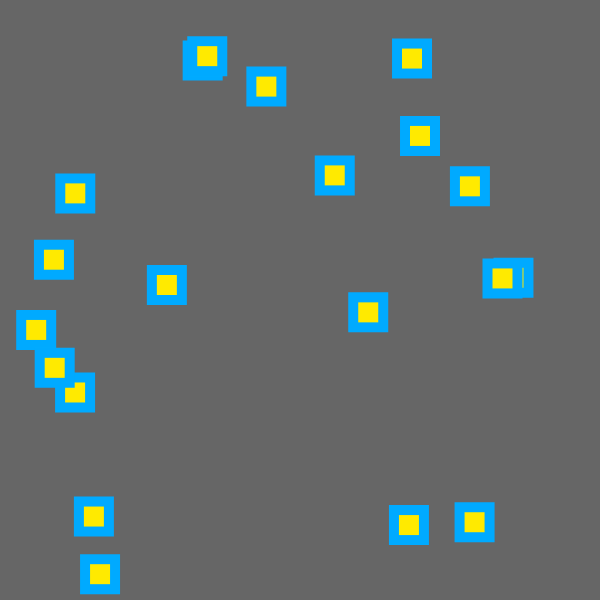
Frame 1 (no input)
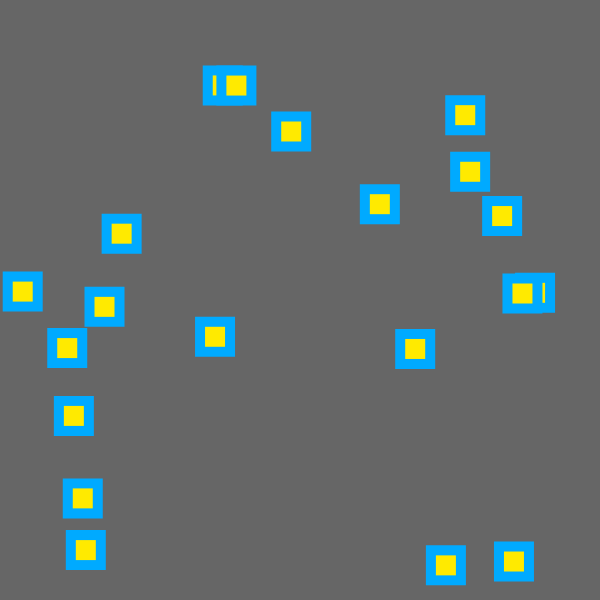
Frame 60 (no input)
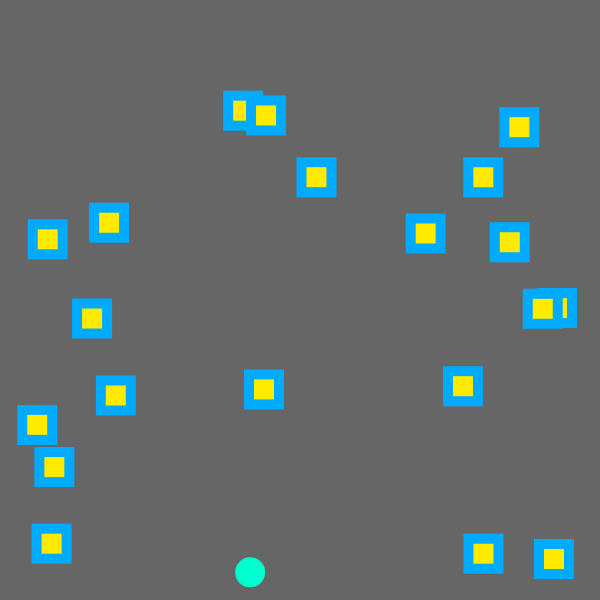
Frame 120 (the mouse pressed at the canvas centre since frame 60)

The p5.js sketch that drew these frames (run headless with seeded random() and noise() and a simulated clock; from frame 60 on, the mouse is pressed at the canvas centre):

// p5.js sketch
// ── sketch.js
let spot; 
let spots = [];
let boxes = [];


function setup() {
  colorMode(HSB);
  createCanvas(600, 600);
  for (let i = 0; i < 20; i++) {
    boxes[i] = new Box(random(width - 40), random(height - 40), 40, 40, 200);
  }

     for (let i = 0; i < 0; i++){  // Make a for() loop to create the desired number of Spots
    // Add an index [i] to create multiple Spots
    spots[i] = new Spot(50, 50);
   }
}

function draw() {
  background(40);
  for (b of boxes){
    b.display();
    b.move();
    b.bounce();
  b.collide();

  }

       for (let i = 0; i < spots.length; i++){
    spots[i].display();
    spots[i].move();
    spots[i].checkEdges();
    spots[i].collideBox();
  }
}

function mousePressed(){
  spots.push(new Spot(mouseX, mouseY));
}


class Box {

  constructor(_x, _y, _w, _h, _color){
    this.x = _x;
    this.y = _y;
    this.w = _w;
    this.h = _h;
    this.accX = random(0.2, 0.5);
    this.accY = random(0.2, 0.5);
    this.color = _color;
    this.angle = 0;
  }
  
  display() {
    push();
    fill(this.color, 255, 255);
    noStroke();
    rect(this.x, this.y, this.w, this.h);

    fill(abs(255 - this.color), 255, 255);
    rect(this.x + this.w/4, this.y + this.h/4, this.w/2, this.h/2);
    pop();
  }


  move(){
    this.x += this.accX;
    this.y += this.accY;
  }

  bounce(){
    if (this.x > width - this.w || this.x < 0) {
      this.accX *= -1;
      if (this.x > width / 2) {
        this.x = width - this.w;
      } else {
        this.x = 0;
      }
    }
    if (this.y > height - this.h || this.y < 0) {
      this.accY *= -1;
      if (this.y > height / 2) {
        this.y = height - this.h;
      } else {
        this.y = 0;
      }
    }
  }
  
  collide(){
    for (let j = 0; j < boxes.length; j++) {
      if (this.x + this.w + this.accX >= boxes[j].x 
        && this.y + this.h >= boxes[j].y 
        && this.y <= boxes[j].y + boxes[j].h 
        && this.x + this.accX <= boxes[j].x + boxes[j].w) {
          this.accX *= -1;
          boxes[j].accX *= -1;
          //tried to fix collision
          this.x += this.accX;
      }
      if (this.y + this.h + this.accY >= boxes[j].y 
        && this.x + this.w >= boxes[j].x 
        && this.x <= boxes[j].x + boxes[j].h 
        && this.y + this.accY <= boxes[j].y + boxes[j].h) {
        this.accY *= -1;
        boxes[j].accY *= -1;

        //tried to fix collision
        this.y += this.accY;
      }
    }
  }
}


class Spot{
  constructor(_x, _y, _color){
    this.x = _x;
    this.y = _y;
    this.xVel = random(-2, 2);
    this.yVel = random(-2, 2);
    this.yAcc = 0.09;
    this.friction = 0.95;
    this.diameter = 30;
    this.color = random(255);
  }

  display() {
    fill(this.color, 255, 255);
    noStroke();
    ellipse(this.x, this.y, this.diameter, this.diameter);
  }
  

  move() {
      this.yVel += this.yAcc;
      this.x += this.xVel;                
      this.y += this.yVel;
  }

  checkEdges() {
    // if (this.x+this.diameter/2 >= width || this.x-this.diameter/2 <= 0) {    
    //   this.xVel*= -1;
    // }

    if (this.y+this.diameter/2 >= height) {   
      this.yVel *= -1;
            this.y = height - this.diameter/2;
            this.yAcc /= this.friction;
    }

    if (this.y-this.diameter/2 <= 0) {   
      this.yVel *= -1;
    }
  }

  
  collideBox(){
    for (let j = 0; j < boxes.length; j++) {
      if (this.x - this.diameter/2 >= boxes[j].x 
        && this.y - this.diameter/2 >= boxes[j].y 
        && this.y + this.diameter/2 <= boxes[j].y + boxes[j].h 
        && this.x + this.diameter/2 <= boxes[j].x + boxes[j].w) {
          this.xVel *= -1;

          boxes[j].color = this.color;
      }
      if (this.y + this.diameter/2 >= boxes[j].y 
        && this.x + this.diameter/2 >= boxes[j].x 
        && this.x - this.diameter/2 <= boxes[j].x + boxes[j].h 
        && this.y - this.diameter/2 <= boxes[j].y + boxes[j].h) {
        this.yVel *= -1;
        boxes[j].color = this.color;
        this.y += this.yAcc;
      }
    }
  }

  }
